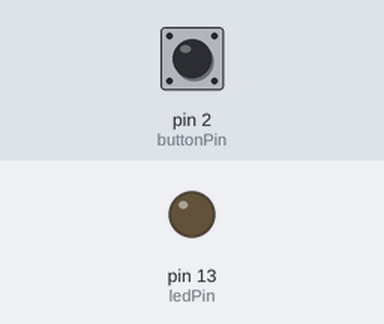
A sketch run on a simulated Arduino Uno, built with avr-gcc and run on an emulated ATmega328P. Shown: output pins drawn as LEDs (lit = HIGH). Dashed ring = blinking. Inputs (shaded band) come from the test bench; at power-on: pin 2 (buttonPin) HIGH.

Above: at 1.2 s.
1.3 s: pin 2 (buttonPin) pulled LOW for 1 s
At 1.42 s:
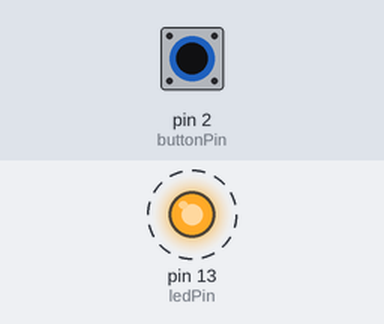
3.8 s: pin 2 (buttonPin) pulled LOW for 0.15 s
At 5.0 s:
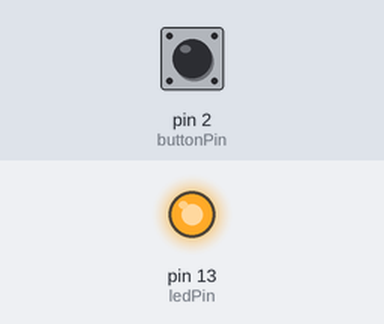
5.4 s: pin 2 (buttonPin) pulled LOW for 3.2 s
At 9.8 s:
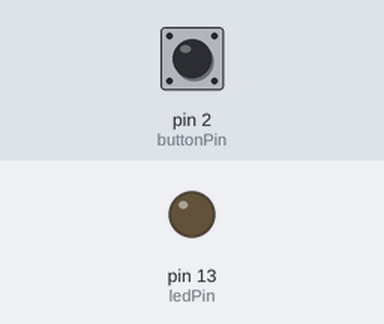
Timing chart, 0 to 11.3 s (numbered marks = the images above; inputs shaded):
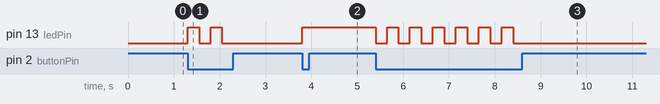

The sketch:

Button-turns-on-off-LED.ino
```cpp
int buttonPin = 2; // Input pin for the button
int ledPin = 13;   // Output pin for the LED
bool ledState = false; // Variable to store the LED state

void setup() {
  pinMode(buttonPin, INPUT_PULLUP); // Input pin with pull-up resistor
  pinMode(ledPin, OUTPUT);          // Output pin for the LED
  digitalWrite(ledPin, ledState);  // Initialize the LED state
}

void loop() {
  if (digitalRead(buttonPin) == LOW) { // Button pressed (LOW), this means the button has been pressed
    ledState = !ledState; // Toggle the LED state
    digitalWrite(ledPin, ledState); // Set the LED to the new state
    delay(250); // Add a small delay to debounce the button (optional)
  }
}
```

Measured:
- after the input at 1.3 s, pin 13 (ledPin): alternates HIGH for 0.25 s and LOW for 0.25 s, 4 changes in all, then stays LOW, starting at once
- after the input at 3.8 s, pin 13 (ledPin): LOW → HIGH at once
- after the input at 5.4 s, pin 13 (ledPin): alternates HIGH for 0.25 s and LOW for 0.25 s, 13 changes in all, then stays LOW, starting at once
